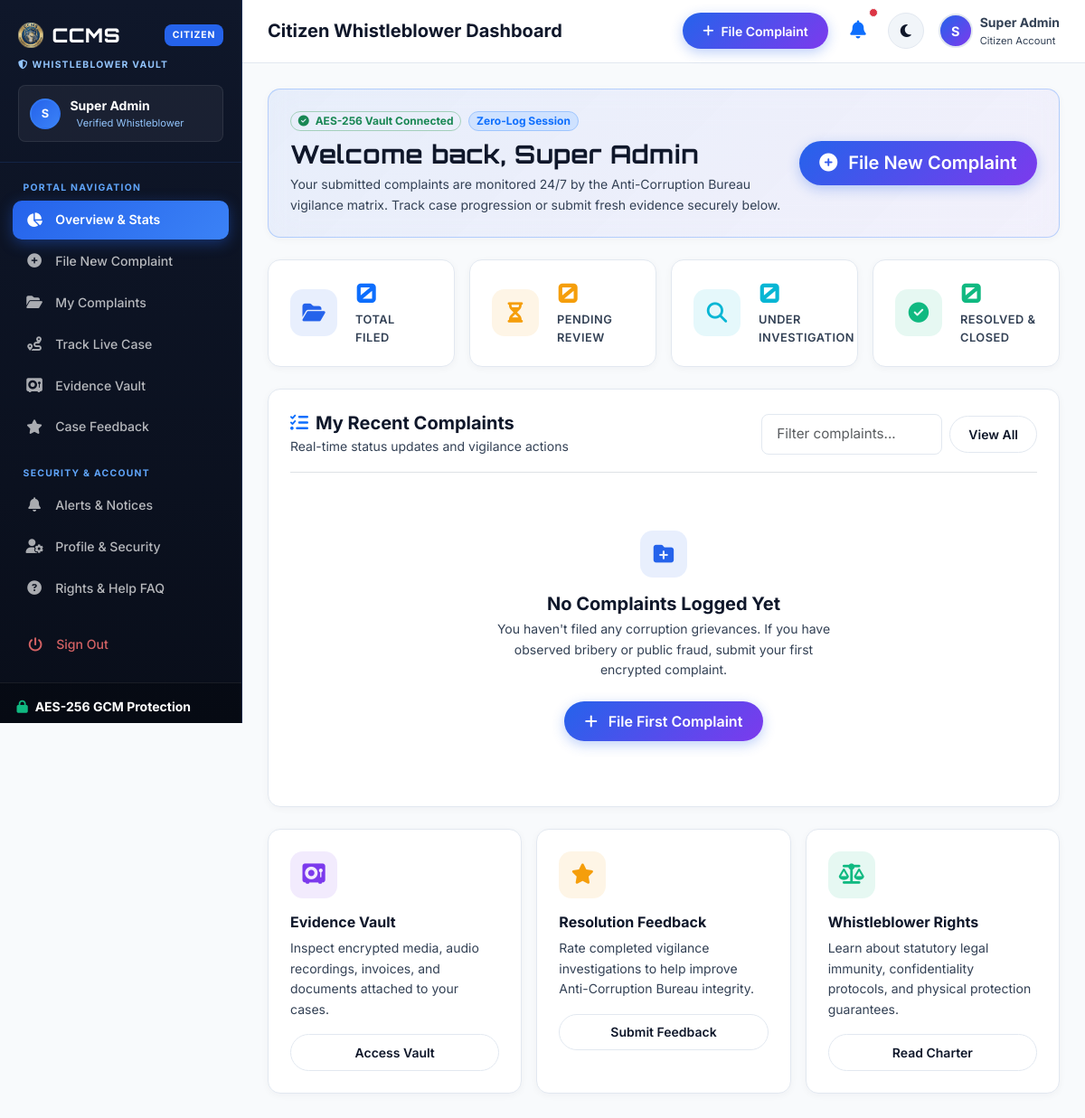
The page /citizen/dashboard (signed in) on the database as committed earlier.
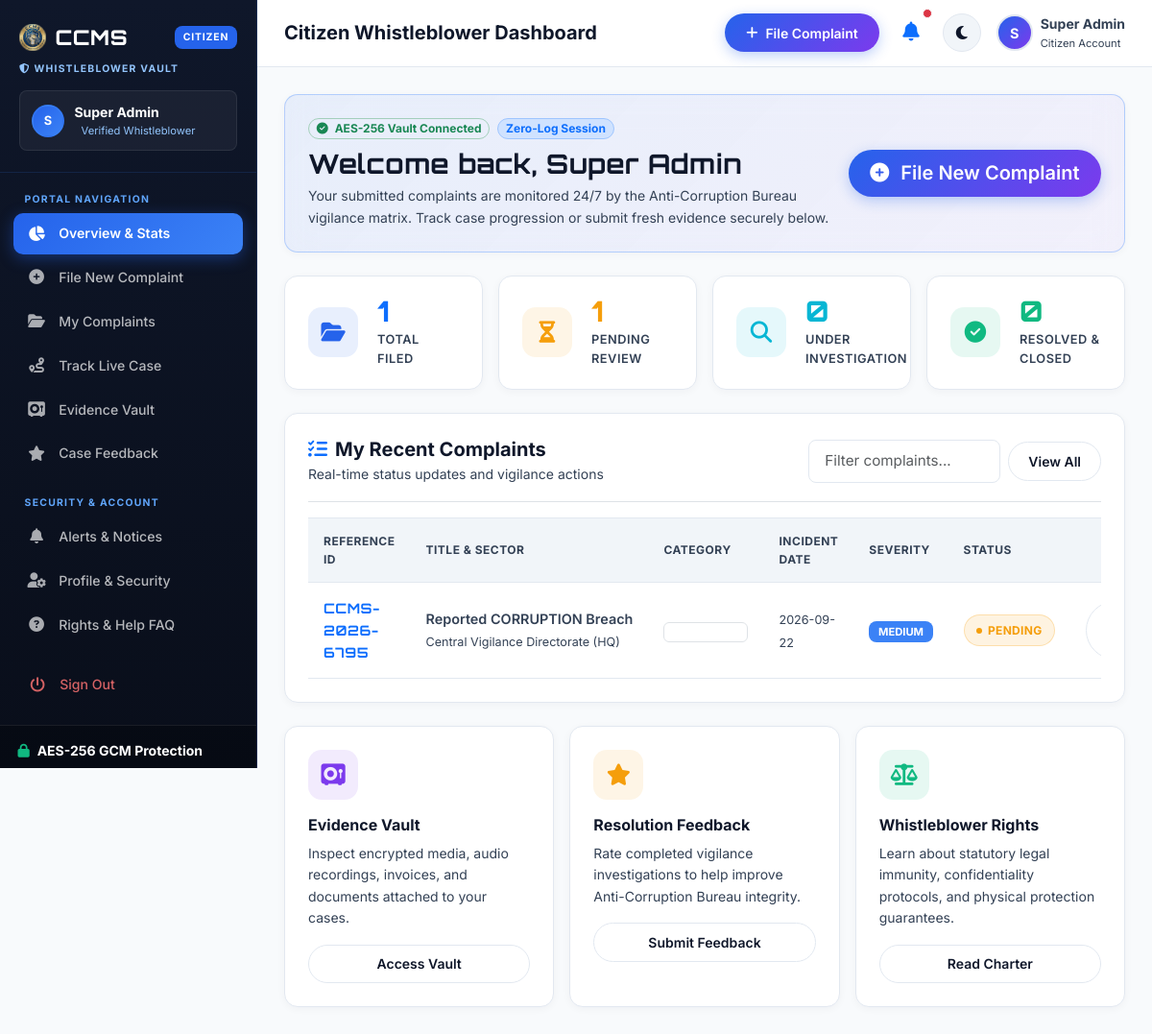
The same page on the database as committed later.
### tables this page shows
CREATE TABLE complaints (
            complaint_id TEXT PRIMARY KEY,
            user_id INTEGER NOT NULL,
            complaint_title TEXT NOT NULL,
            misconduct_category TEXT NOT NULL,
            sector TEXT NOT NULL,
            incident_date TEXT NOT NULL,
            incident_time TEXT,
            location TEXT NOT NULL,
            description TEXT NOT NULL,
            anonymous_mode INTEGER DEFAULT 0,
            severity TEXT DEFAULT 'Medium',
            evidence_file TEXT,
            complaint_status TEXT DEFAULT 'Pending',
            assigned_officer TEXT,
            assigned_officer_id TEXT,
            investigation_notes TEXT,
            rating INTEGER,
            feedback TEXT,
            created_at DATETIME DEFAULT CURRENT_TIMESTAMP,
            updated_at DATETIME DEFAULT CURRENT_TIMESTAMP
        );

### app.py (the view)
@app.route("/citizen/dashboard")
@login_required
def citizen_dashboard():
    user_id = session.get("user_id")
    complaints = db.query_db(
        "SELECT * FROM complaints WHERE user_id = %s OR user_id = 1 ORDER BY created_at DESC",
        (user_id,)
    )
    total = len(complaints)
    pending = sum(1 for c in complaints if c["complaint_status"] == "Pending")
    investigating = sum(1 for c in complaints if c["complaint_status"] in ["Under Review", "Investigation Active"])
    resolved = sum(1 for c in complaints if c["complaint_status"] in ["Resolved", "Closed"])
    stats = {
        "total": total,
        "pending": pending,
        "investigating": investigating,
        "resolved": resolved
    }
    return render_template("citizen/dashboard.html", stats=stats, complaints=complaints[:5])

### app.py (called while the page is built)
def login_required(f):
    @wraps(f)
    def decorated_function(*args, **kwargs):
        if not session.get("user_id"):
            flash("Please sign in to access the portal.", "warning")
            return redirect(url_for("citizen_login"))
        return f(*args, **kwargs)
    return decorated_function

### db.py (called while the page is built)
def dict_factory(cursor, row):
    d = {}
    for idx, col in enumerate(cursor.description):
        d[col[0]] = row[idx]
    return d

def get_db_connection():
    conn = sqlite3.connect(DB_PATH, timeout=20.0, check_same_thread=False)
    conn.row_factory = dict_factory
    conn.execute("PRAGMA journal_mode=WAL;")
    return conn

def _normalize_query(query, args):
    if "ON DUPLICATE KEY UPDATE" in query.upper() and "system_settings" in query.lower():
        query = "INSERT OR REPLACE INTO system_settings (setting_key, setting_value) VALUES (?, ?)"
        if len(args) == 3:
            args = (args[0], args[1])
        return query, args
    normalized_query = query.replace("%s", "?")
    return normalized_query, args

### templates/citizen/dashboard.html (shortened to what the changed rows need)
{% extends 'citizen/base.html' %}
{% set active_page = 'dashboard' %}
{% block content %}
<div class="row g-3 mb-4">
  <div class="col-6 col-lg-3">
    <div class="stat-card">
      <div>
        <div class="stat-val text-primary">{{ stats.total }}</div>
        <div class="stat-label">Total Filed</div>
      </div>
    </div>
  </div>
  <div class="col-6 col-lg-3">
    <div class="stat-card">
      <div>
        <div class="stat-val" style="color:var(--accent-amber);">{{ stats.pending }}</div>
        <div class="stat-label">Pending Review</div>
      </div>
    </div>
  </div>
</div>
<div class="ccms-card p-4 mb-4">
  {% if complaints %}
  <div class="table-responsive">
    <table class="table-custom" id="complaintsTable">
      <thead>
        <tr>
          <th>Reference ID</th>
          <th>Title &amp; Sector</th>
          <th>Category</th>
          <th>Incident Date</th>
          <th>Severity</th>
          <th>Status</th>
          <th class="text-end">Actions</th>
        </tr>
      </thead>
      <tbody>
        {% for item in complaints %}
        <tr>
          <td>
            <span class="fw-bold text-primary brand-font">{{ item.complaint_id }}</span>
          </td>
          <td>
            <div class="fw-semibold text-heading text-truncate" style="max-width: 260px;">{{ item.complaint_title }}
            </div>
            <span class=" small">{{ item.sector }}</span>
          </td>
          <td>
            <span class="badge bg-subtle  border">{{ item.misconduct_category }}</span>
          </td>
          <td>
            <span class="small ">{{ item.incident_date }}</span>
          </td>
          <td>
            <span class="badge-priority {{ item.severity }}">{{ item.severity }}</span>
          </td>
          <td>
            <span class="badge-status {{ item.complaint_status }}">{{ item.complaint_status }}</span>
          </td>
          <td class="text-end">
            <a href="{{ url_for('track_complaint') }}?id={{ item.complaint_id }}" class="btn btn-sm btn-outline-custom"
              title="Track Case">
            </a>
          </td>
        </tr>
        {% endfor %}
      </tbody>
    </table>
  </div>
  {% else %}
  <div class="text-center py-5">
    <div class="stat-icon mx-auto mb-3" style="background: rgba(37,99,235,0.1); color: var(--primary);">
      <i class="fas fa-folder-plus"></i>
    </div>
    <h5 class="fw-bold text-heading mb-1">No Complaints Logged Yet</h5>
    <p class=" small mx-auto mb-4" style="max-width: 400px;">
      You haven't filed any corruption grievances. If you have observed bribery or public fraud, submit your first
      encrypted complaint.
    </p>
    <a href="{{ url_for('file_complaint') }}" class="btn btn-brand">
      <i class="fas fa-plus me-1"></i> File First Complaint
    </a>
  </div>
  {% endif %}
</div>
{% endblock %}

Rows that differ between the two databases and show on the page:
added complaints: complaint_id "CCMS-2026-6795", complaint_title "Reported CORRUPTION Breach", sector "Central Vigilance Directorate (HQ)", incident_date "2026-09-22", severity "MEDIUM", complaint_status "PENDING"
Other text that changed with them:
{{ stats.total }}: "0" → "1"
{{ stats.pending }}: "0" → "1"
text no longer shown: "No Complaints Logged Yet You haven't filed any corruption grievances. If you have observed bribery or public fraud, submit your first encrypted complaint. File First Complaint"
text now shown: "REFERENCE ID TITLE & SECTOR CATEGORY INCIDENT DATE SEVERITY STATUS"
